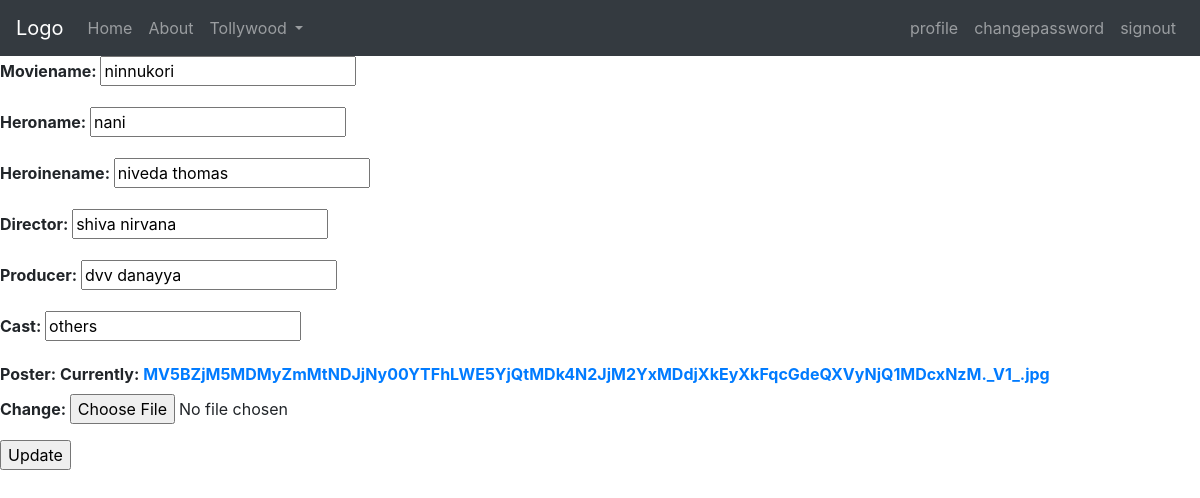
/updatemovie/1/ (signed in), run on the app's committed database.
### Tollywood/models.py (models this page shows)
class Tollywood(models.Model):
	moviename=models.CharField(max_length=30)
	heroname=models.CharField(max_length=60)
	heroinename=models.CharField(max_length=80)
	director=models.CharField(max_length=50)
	producer=models.CharField(max_length=70)
	cast=models.CharField(max_length=300)
	poster=models.ImageField()

### Tollywood/views.py (the view)
# urls.py: path('updatemovie/<int:id>/',views.updatemovie,name="updatemovie"),
@login_required
def updatemovie(request,id):
 	data=Tollywood.objects.get(id=id)
 	if request.method=="POST":
 		form=TollywoodForm(request.POST,instance=data)
 		if form.is_valid():
 			form.save()
 			return redirect('Tollywoodmovies')
 	form=TollywoodForm(instance=data)
 	return render(request,'Tollywood/updatemovie.html',{'form':form,'data':data})

### Tollywood/forms.py
class TollywoodForm(ModelForm):
	class Meta:
		model=Tollywood
		fields="__all__"

### Tollywood/templates/Tollywood/updatemovie.html (shortened to what this page needs)
{% extends 'Tollywood/index.html' %}
{% block content %}
	<form action="{% url 'updatemovie' data.id %}" method="POST">
		<strong>{{form.as_p}}</strong>
		<input type="submit" value="Update">
</form>
{% endblock content %}

### data on the page
Tollywood: moviename "ninnukori", heroname "nani", heroinename "niveda thomas", director "shiva nirvana", producer "dvv danayya", cast "others"
